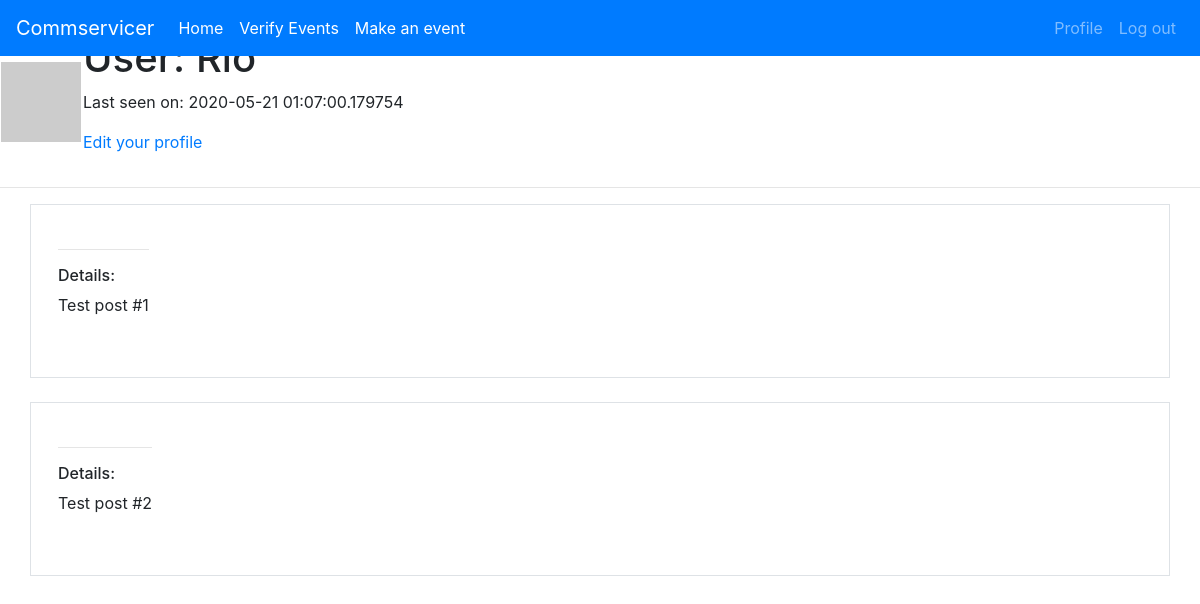
The app's page /user/Rio (signed in), older data.
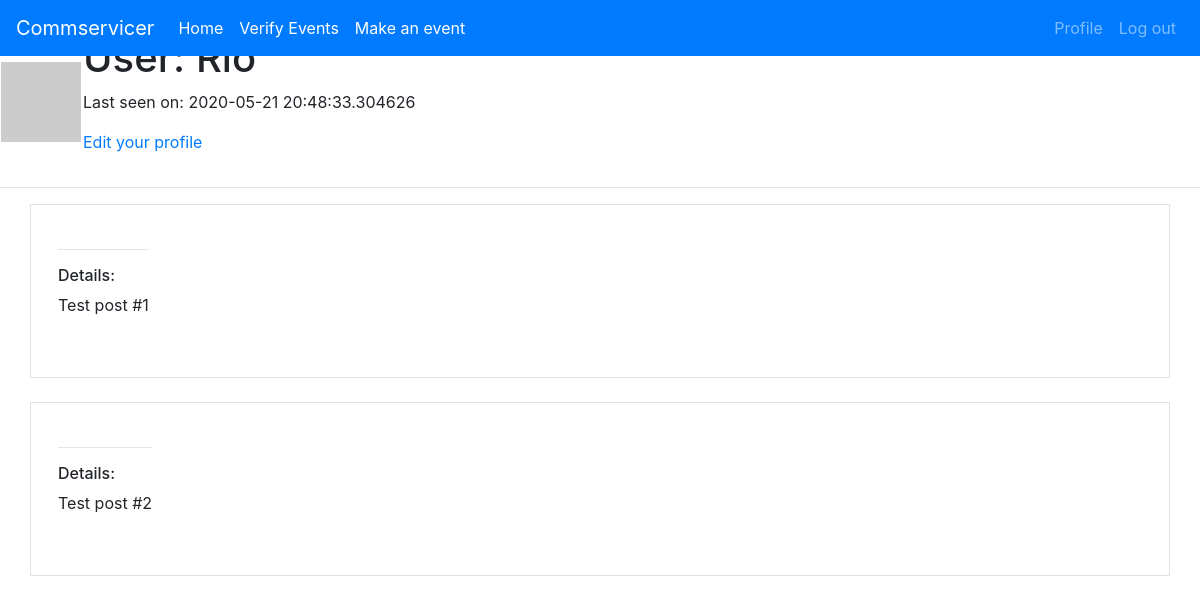
The same page, newer data.
### app/models.py (models this page shows, shortened)
class User(UserMixin, db.Model):
    id = db.Column(db.Integer,primary_key=True)
    username = db.Column(db.String(128),index=True,unique=True,nullable=False)
    email = db.Column(db.String(128), index=True, unique=True, nullable=False)
    password = db.Column(db.String(128),nullable=False)
    user_level = db.Column(db.Integer,nullable= False,default=3)
    posts = db.relationship('Post', backref='author', lazy='dynamic')
    about_me = db.Column(db.String(140))
    last_seen = db.Column(db.DateTime, default=datetime.utcnow)
    def avatar(self, size):
        digest = md5(self.email.lower().encode('utf-8')).hexdigest()
        return 'https://www.gravatar.com/avatar/{}?d=identicon&s={}'.format(
            digest, size)

### app/routes.py (the view)
@app.route('/user/<username>')
@login_required
def user(username):
    user = User.query.filter_by(username=username).first_or_404()
    posts = [
        {'author' : user , 'body': 'Test post #1'},
        {'author' : user,  'body': 'Test post #2'}
    ]
    return render_template('user.html',user=user,title='Post', posts=posts)

### app/models.py (called while the page is built)
@login.user_loader
def load_user(id):
    return User.query.get(int(id))

### app/routes.py (called while the page is built)
@app.before_request
def before_request():
    if current_user.is_authenticated:
        current_user.last_seen = datetime.now()
        db.session.commit()

### app/templates/user.html (shortened to what this page needs)
{%  extends 'base.html' %}
{%  block content %}
    <table>
        <tr align="top">
            <td><img src="{{ user.avatar(128) }}"></td>
            <td>
                <h1>User: {{ user.username }}</h1>
                {% if user.last_seen %}<p>Last seen on: {{ user.last_seen }}</p>{% endif %}
            {% if user == current_user %}
                <p><a href="{{ url_for('edit_profile') }}">Edit your profile</a></p>
        {% endif %}
            </td>
        </tr>
    </table>
    <hr>
    {%  for post in posts %}
        {% include '_post.html' %}
    {%  endfor %}
{% endblock %}

### app/templates/base.html (shortened to what this page needs)
<!DOCTYPE html>
<html lang="en">
<head>
    <link rel="stylesheet" href="https://maxcdn.bootstrapcdn.com/bootstrap/4.4.1/css/bootstrap.min.css">
    <link rel="stylesheet" type="text/css" href="{{ url_for('static', filename='css/custom.css') }}">
</head>
<body>
    <div>
        {%  if current_user.is_anonymous %}
        <nav class="navbar navbar-expand-sm bg-primary navbar-dark fixed-top">
            <a class="navbar-brand" href="#">Commservicer</a>
            <ul class="navbar-nav">
                <li class="nav-item active">
                    <a class="nav-link" href="{{ url_for('index') }}">Home</a>
                </li>
            </ul>
            <ul class="navbar-nav ml-auto">
                <li class="nav-item active">
                    <a class="nav-link" href="{{ url_for('login') }}">Login</a>
                </li>
                <li class="nav-item active">
                    <a class="nav-link" href="{{ url_for('register') }}">Register</a>
                </li>
            </ul>
        </nav>
        {% else %}
        <nav class="navbar navbar-expand-sm bg-primary navbar-dark fixed-top">
            <a class="navbar-brand" href="#">Commservicer</a>
            <ul class="navbar-nav">
                <li class="nav-item active">
                    <a class="nav-link" href="{{ url_for('index') }}">Home</a>
                </li>
                {% if current_user.user_level < 3 %}
                <li class="nav-item active">
                    <a class="nav-link" href="{{ url_for('verify_events') }}">Verify Events</a>
                </li>
                    {%  endif %}
                <li class="nav-item active">
                    <a class="nav-link" href="{{ url_for('make_event') }}">Make an event</a>
                </li>
            </ul>
            <ul class="navbar-nav ml-auto">
                <li class="nav-item">
                    <a class="nav-link" href="{{ url_for('user', username= current_user.username) }}">Profile</a>
                </li>
                <li class="nav-item">
                    <a class="nav-link" href="{{ url_for('logout') }}">Log out</a>
                </li>
            </ul>
        </nav>
        {% endif %}
    </div>
    {% block content %}
    {% endblock content %}
</body>
</html>

### app/templates/_post.html (shortened to what this page needs)
 <div class="container pt-3 pb-3 border">
     <table class="table table-responsive table-borderless">
        <tr valign="top">
            <td>
                <hr>
                <h6>Details:</h6>
                <p>{{ post.body }}<p>
            </td>
        </tr>
    </table>
 </div>
 <br>

Row changes from the older to the newer data that the page shows:
changed User "Rio": last_seen "2020-05-21 01:07:00.179754" → "2020-05-21 20:48:33.304626"
